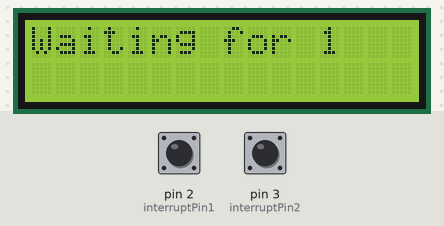
A sketch run on a simulated Arduino Uno, built with avr-gcc and run on an emulated ATmega328P. Parts: 16×2 character LCD. The test bench sets the inputs (shaded band); at power-on: pin 2 (interruptPin1) HIGH, pin 3 (interruptPin2) HIGH.

Above: at 1.2 s.
1.3 s: pin 2 (interruptPin1) pulled LOW for 0.15 s
At 2.7 s:
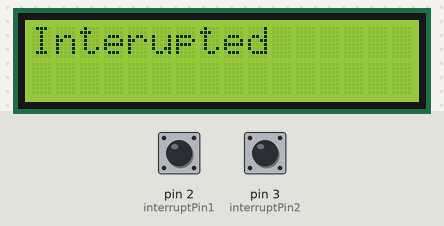
3.6 s: pin 3 (interruptPin2) pulled LOW for 0.15 s
At 5.1 s:
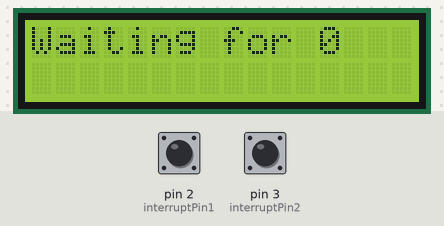
6.7 s: pin 2 (interruptPin1) pulled LOW for 1 s
At 8.7 s:
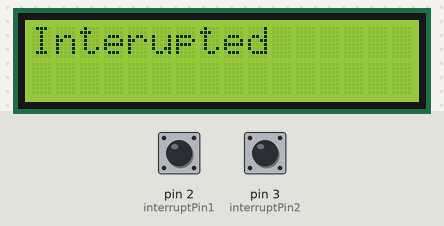
9.2 s: pin 3 (interruptPin2) pulled LOW for 1 s
At 12.6 s:
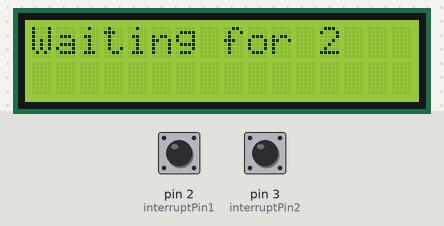
13.2 s: pin 2 (interruptPin1) pulled LOW for 3.2 s
At 15.3 s:
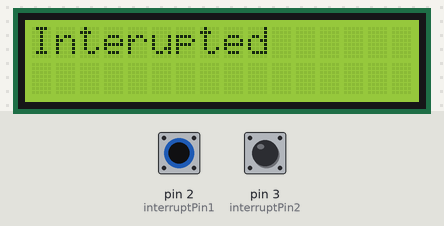
Timing chart, 0 to 16.8 s (numbered marks = the images above; inputs shaded):
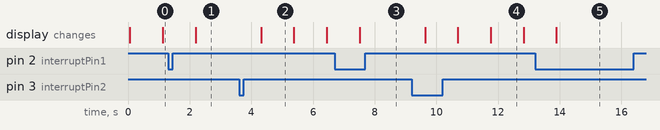

The sketch:

rdhima2lab7.ino
```cpp
// 1- FirstName:Roshan LastName-Dhimal - UIN - 661652338
// 2- Lab 7 : LCD interrupt
// 3- Description -Information about how to tell the system to call your Interrupt Service Routine (ISR) can be found at: http://arduino.cc/en/Reference/attachInterrupt
//                  Write a program for the arduino that utilizes interrupts. When no button has been pressed your 16x2 display should say "Waiting for X seconds", where X will be updated as time goes on.
// 4- Assumptions - LCD screens interrupts and time to zero when its is iterripted
// 5- References-  http://arduino.cc/en/Reference/attachInterrupt
//               https://www.arduino.cc/en/Reference/Millis
// demo = Amir, time 3:30 pm

//where did you find code snippets, ideas, inspirations? if no references are used say: "no references used" - failing to list the references you used can result in plagiarism
// 6- Demo -   ; Time: 2 pm; lab 2; Date: 10/10/2022
#include <LiquidCrystal.h>
const int rs = 7, en = 6, d4 = 9, d5 = 8, d6 = 4, d7 = 5;
LiquidCrystal lcd(rs, en, d4, d5, d6, d7);

const byte interruptPin1 = 2;
unsigned long myTime;
const byte interruptPin2 = 3;
bool look = false;
bool look2 = false;


void setup() {

   pinMode(interruptPin1, INPUT_PULLUP);
   pinMode(interruptPin2, INPUT_PULLUP);

   attachInterrupt(digitalPinToInterrupt(interruptPin1), interruptText, CHANGE );
   attachInterrupt(digitalPinToInterrupt(interruptPin2), resetT, CHANGE );


}

void loop() {

    lcd.begin(16, 2);
    if (look == true){
        lcd.print("Interupted");
    }


    else{
     // myTime = millis()/1000;
      lcd.print("Waiting for ");
      lcd.print((millis() - myTime) / 1000);
    }
    delay(1000);

}

void interruptText()
{
    look = true;
}

void resetT(){
  if (look == true){
  look = false;
  myTime = millis();
  }

}
```

Measured:
- after the input at 1.3 s, the display: changes after 0.89 s (image 1)
- after the input at 3.6 s, the display: changes after 0.72 s (image 2)
- after the input at 6.7 s, the display: changes after 0.81 s (image 3)
- after the input at 9.2 s, the display: first changes after 0.44 s (image 4 shows a later state)
- after the input at 13.2 s, the display: changes after 0.69 s (image 5)
- what the display in image 2 shows lasts 1.1 s, from 4.3 s to 5.4 s
